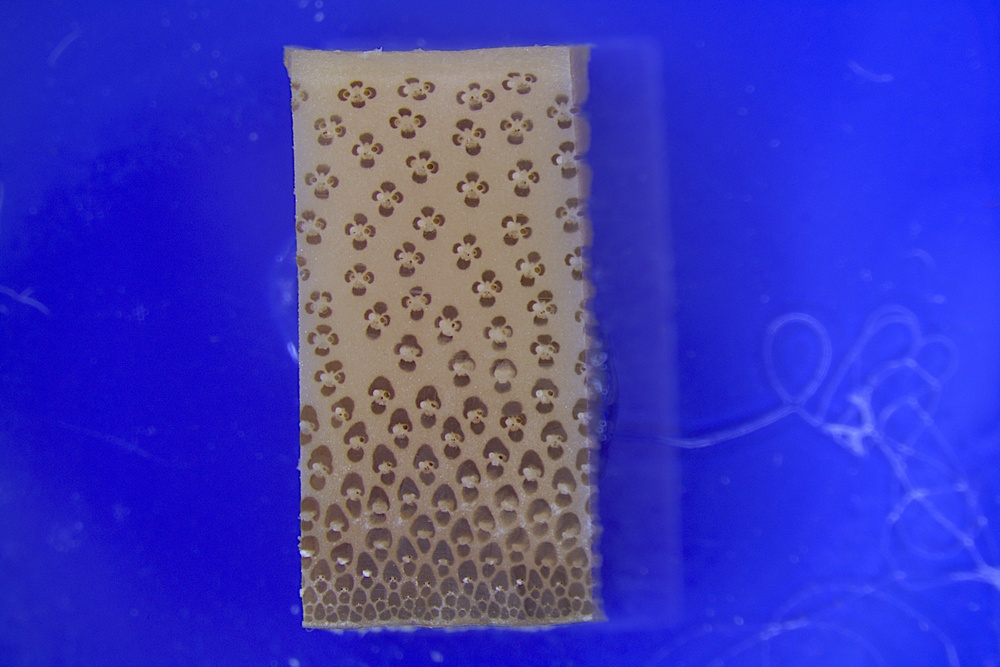
#> input picture Data/0829_131619_02.jpg, 1000 x 667 px, shrunk from 3072 x 2048 before the run; its folder holds only this picture in this run
$ python main.py
#> lines starting #> are read from the running program, lines starting #| are printed output that depends on the picture; after the words box and inside, x2 and y2 are one past the last pixel; in counts of white or black regions, pixels touching at a corner belong together
### kit.py
import cv2

import numpy as np


# 自适应二值化
def autoBinaryImgL(img):
    img_gray = cv2.cvtColor(img, cv2.COLOR_BGR2GRAY)
    img_gray = cv2.blur(img_gray, (3, 3))  # 滤波
    ret, img_gray_binary = cv2.threshold(img_gray, 0, 255, cv2.THRESH_OTSU + cv2.THRESH_BINARY)  # 自适应
    return img_gray_binary


# 去除图片蓝底
def delBlueBackground(img):
    # 滤波
    img = cv2.medianBlur(img, 3)
    # 去除蓝底
    img_hsv = cv2.cvtColor(img, cv2.COLOR_BGR2HSV)
    lower_blue = np.array([100, 60, 46])
    upper_blue = np.array([124, 255, 255])
    img_gray_binary = cv2.inRange(img_hsv, lower_blue, upper_blue)
    img_mask = np.copy(img)
    img_mask[img_gray_binary != 0] = [0, 0, 0]
    return img_mask


# 寻找图像中最大的轮廓
def getMaxCounterIndex(contours):
    index = 0
    max_area = 0
    max_index = 0
    for i in contours:
        current_area = cv2.contourArea(i)
        if current_area > max_area:
            max_area = current_area
            max_index = index
        index += 1

    return max_index

### main.py
import csv
import os

import cv2

from kit import *


def main():
    current_path = os.getcwd().replace('\\', '/')
    # 删除上次处理后数据与图片
    delDirFile(current_path + '/Out')
    # 获取目录下预处理图片文件名
    filename_arr = os.listdir(current_path + '/Data')

    # 数据存储对象
    csvfile = open('./Out/Data.csv', mode='w', newline='')
    fieldnames = ['filename', 'area', 'height', 'width']
    write = csv.DictWriter(csvfile, fieldnames=fieldnames)
    write.writeheader()

    # 遍历图片
    for filename in filename_arr:
        data_dic = dict()

        # 预处理图片
        img = cv2.imread('./Data/' + filename)
#> img is the input picture: shape (667, 1000, 3); mean B, G, R 184.8, 57.4, 60.9
        # 去除蓝底
        img_mask = delBlueBackground(img)
#> in delBlueBackground, `img_hsv = cv2.cvtColor(img, cv2.COLOR_BGR2HSV)`: img_hsv: shape (667, 1000, 3); mean H, S, V 100.1, 176, 191.8
#> in delBlueBackground, `img_gray_binary = cv2.inRange(img_hsv, lower_blue, upper_blue)`:
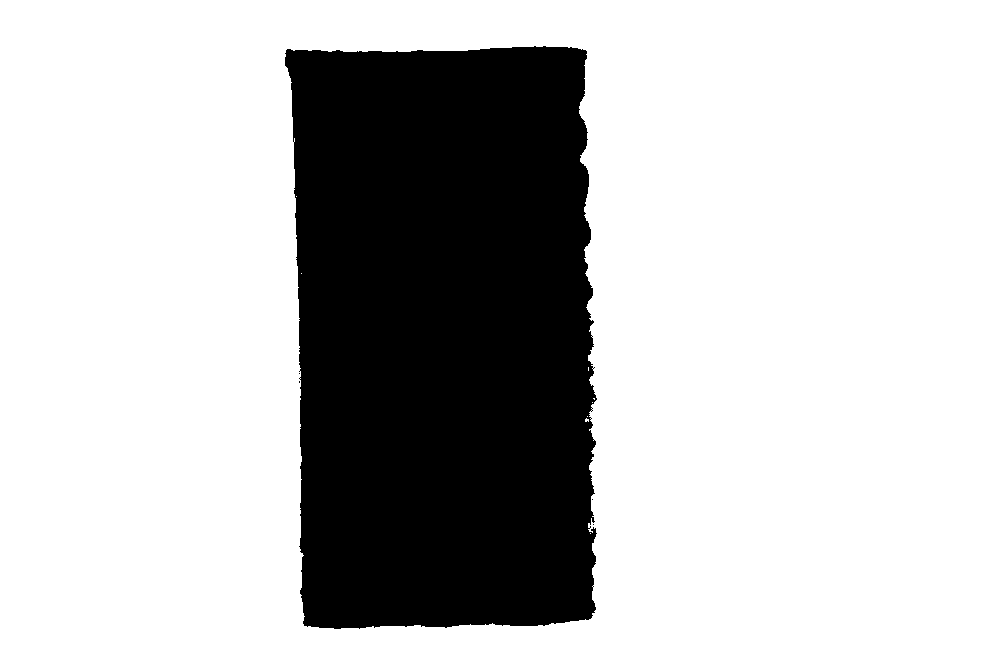
#> img_gray_binary: shape (667, 1000); 74.8% white; 5 black regions (4 under 20 px), largest, box (x1, y1, x2, y2) and area: (285, 46, 597, 629) 167991
#> in delBlueBackground, `img_mask[img_gray_binary != 0] = [0, 0, 0]`:
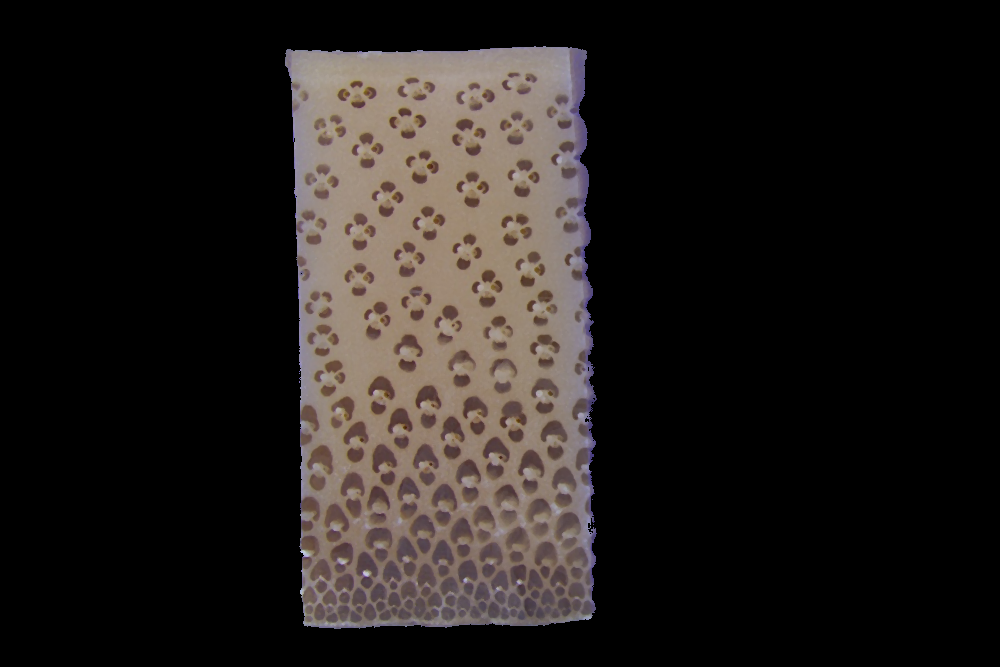
#> img_mask: shape (667, 1000, 3); mean of channels 0, 1, 2 27.4, 29.6, 34.1; drawn as B, G, R
        # 二值化
        img_gray_binary = autoBinaryImgL(img_mask)
#> in autoBinaryImgL, `img_gray = cv2.cvtColor(img, cv2.COLOR_BGR2GRAY)`:
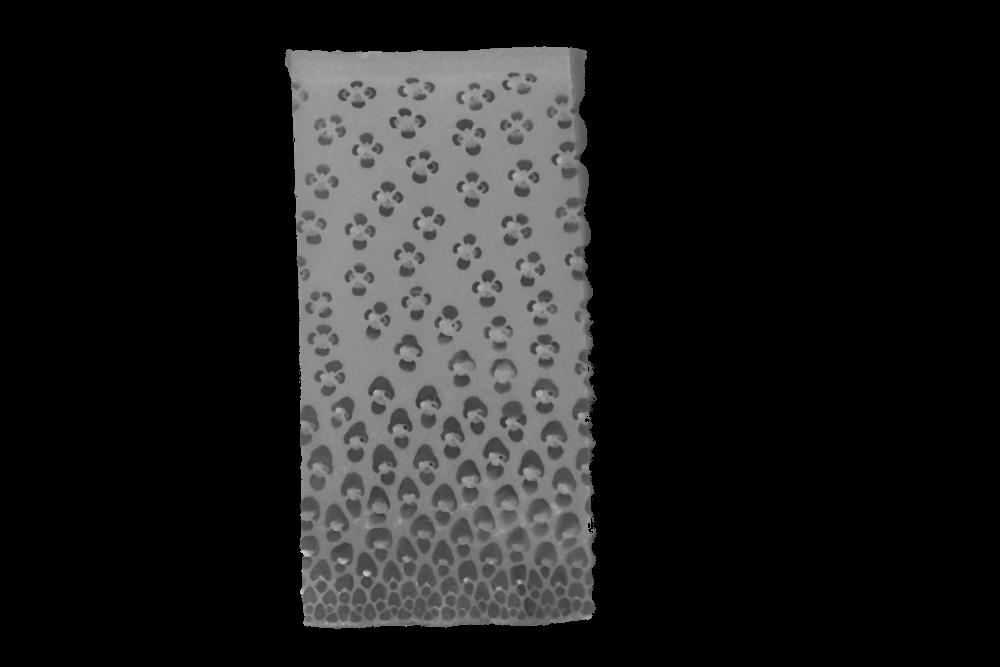
#> img_gray: shape (667, 1000); min 0, max 201, mean 30.7
#> in autoBinaryImgL, `ret, img_gray_binary = cv2.threshold(img_gray, 0, 255, cv2.THRESH_OTSU..`:
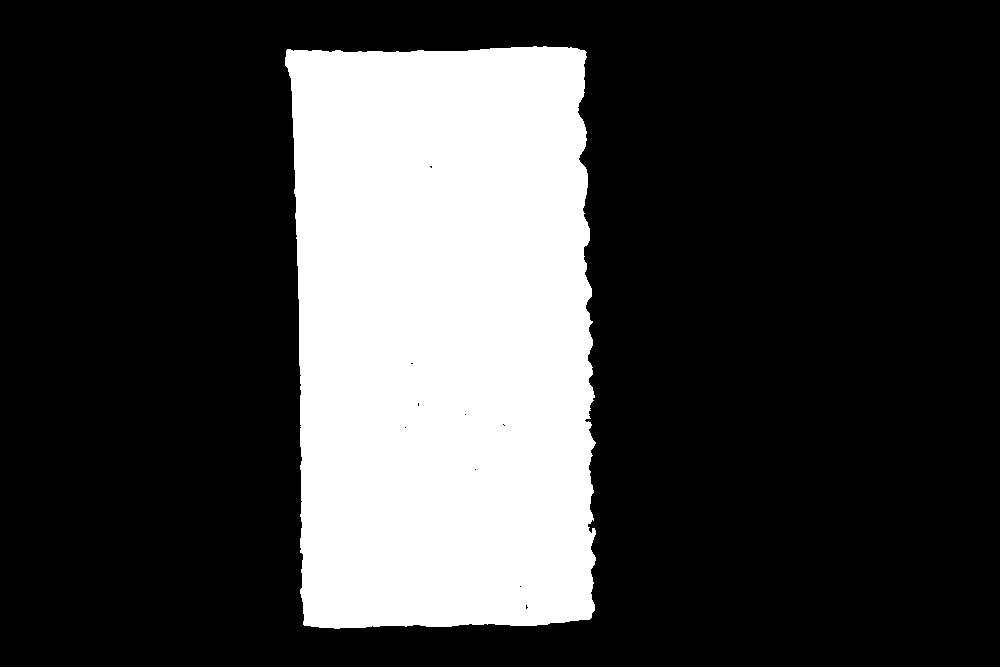
#> img_gray_binary: shape (667, 1000); 25.1% white; 1 white region
#> in autoBinaryImgL, `ret, img_gray_binary = cv2.threshold(img_gray, 0, 255, cv2.THRESH_OTSU..`: ret = 60

        # 轮廓拟合
        contours, hierarchy = cv2.findContours(img_gray_binary, cv2.RETR_TREE, cv2.CHAIN_APPROX_SIMPLE)
#> contours = 11 contours, 10 with area under 20; largest, box (x1, y1, x2, y2) and area: (285, 46, 596, 629) 166802
        index = getMaxCounterIndex(contours)
#> the loop in getMaxCounterIndex, `for i in contours:` made 11 passes
#> (current_area, max_area, max_index) on pass 1: (166802.5, 166802.5, 0)
#> after the loop in getMaxCounterIndex, `for i in contours:`: index = 11; max_area = 166802.5; max_index = 0
#> index = 0

        # 写入名字
        data_dic['filename'] = filename

        # 轮廓绘制
        cv2.drawContours(img, contours, index, (0, 0, 255), 3)
        cv2.imwrite('./Out/Draw-' + filename, img)

        # 最小矩形获取
        rect = cv2.minAreaRect(contours[index])
#> rect = ((442, 336.3), (301.2, 581.6), -1.34)
        data_dic['width'] = rect[1][0]
        data_dic['height'] = rect[1][1]

        # 面积获取
        data_dic['area'] = cv2.contourArea(contours[index])

        write.writerow(data_dic)


# 删除指定文件夹下所有文件
def delDirFile(path):
    for filename in os.listdir(path):
        os.remove(path + '/' + filename)


if __name__ == '__main__':
    main()
